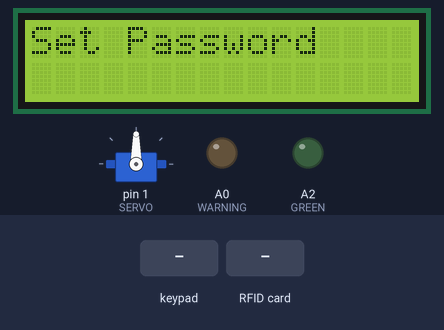
Simulated run of this sketch. Board: Arduino Uno, built with avr-gcc and run on an emulated ATmega328P. Parts: servo, 16×2 character LCD, output pins drawn as LEDs (lit = HIGH). The test bench sets the inputs (shaded band). Pins used as bus, display or sensor lines are not drawn.

Above: at 0.9 s.
1.0 s: keypad keys 9 8 7 6 # pressed 0.4 s apart
At 3.2 s:
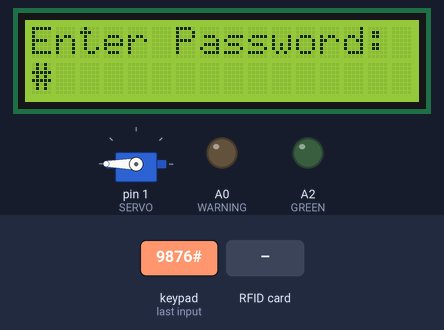
4.5 s: key '*' pressed
At 5.6 s:
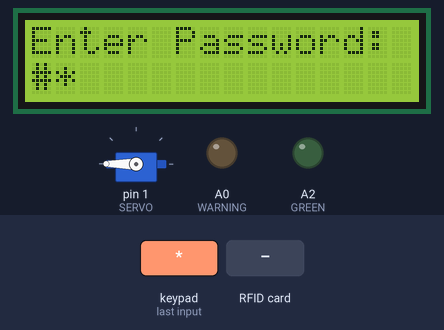
6.0 s: keypad keys 9 8 7 6 * pressed 0.4 s apart
At 7.3 s:
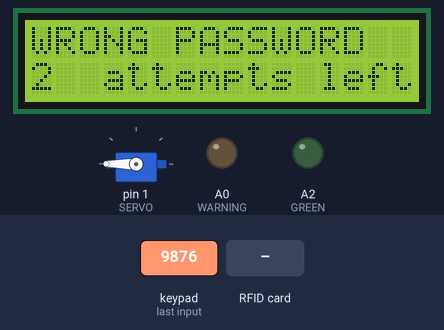
11.0 s: keypad keys 1 2 3 4 # pressed 0.4 s apart
At 11.8 s:
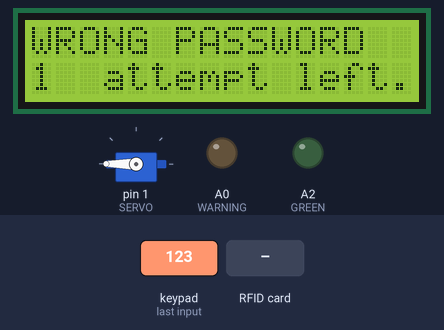
16.0 s: RFID card 5E 7A 19 C4 held to the reader
At 17.0 s:
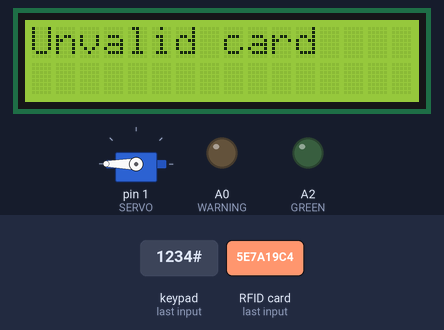
Timing chart, 0 to 20.0 s (numbered marks = the images above; inputs shaded):
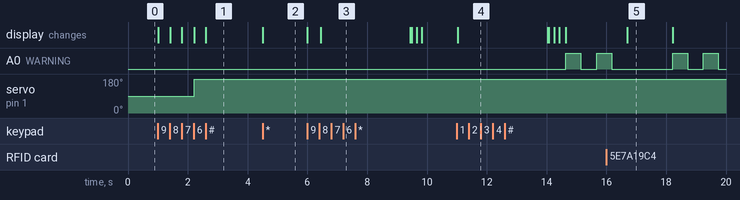

The sketch:

safe_source_code_arduino.ino
```cpp
#include <Keypad.h>             // Used for handling keypad input.
#include <LiquidCrystal_I2C.h>  // Used for interfacing with I2C LCD displays.
#include <Wire.h>               // Necessary for I2C communication.
#include <Servo.h>              // Used for controlling servo motors.
#include <SPI.h>                // Include the SPI library
#include <MFRC522.h>            // Include the MFRC522 RFID library

// Define pin numbers
#define WARNING A0
#define GREEN A2
#define SERVO 1
#define RST_PIN 2
#define SS_PIN 10


// Initialize LCD and RFID
LiquidCrystal_I2C lcd(0x27, 16, 2);
MFRC522 rfid(SS_PIN, RST_PIN);
byte ID[4] = {51,46,65,168};

// Define keypad layout
const byte ROWS = 4;
const byte COLS = 3;
char hexaKeys[ROWS][COLS] = {
  { '1', '2', '3' },
  { '4', '5', '6' },
  { '7', '8', '9' },
  { '*', '0', '#' }
};

// Define keypad pin configuration
byte rowPins[ROWS] = { 9, 8, 7, 6 };
byte colPins[COLS] = { 5, 4, 3 };

// Create Keypad object
Keypad customKeypad = Keypad(makeKeymap(hexaKeys), rowPins, colPins, ROWS, COLS);
int wrong_counter = 0;

//Create password variable
int password = 1234;

// Create Servo object
Servo Servo1;

void setup() {
  pinMode(WARNING, OUTPUT);  // Set the WARNING pin as an output to control the red LED and the buzzer
  pinMode(GREEN, OUTPUT);    // Set the GREEN pin as an output to control the green LED signal
  Servo1.attach(SERVO);      // Start the Servo motor
  lcd.begin();               // Initialize the LCD display
  SPI.begin();               // Initialize the SPI communication. This will be used by the RFID controller
  rfid.PCD_Init();           // Start the RFID module
  set_password();            // The password will be defined by the user. When the safe is powered, it asks for the user to create password
}

void loop() {
  // Move the servo motor to the initial position (180 degrees)
  Servo1.write(180); //180 degrees locks the safe

  // Set the cursor at position (0, 0) on the LCD and print the message
  print("Enter Password:", 0, 0);

  // Check if the entered password is correct
  if (check_password(password)) {
    print("CORRECT PASSWORD", 0, 0);
    print("Lock Opened", 0, 1);

    // Move the servo motor to the unlocked position (90 degrees)
    Servo1.write(90);

    // Reset the wrong password counter
    wrong_counter = 0;

    // Flash the green signal
    digitalWrite(GREEN, HIGH);
    delay(2000);
    digitalWrite(GREEN, LOW);

    // After the safe is opened, the program waits for the user to relock again by pressing #
    while (relock()) {
      print("Safe Locked", 0, 0);

      // Move the servo motor to the locked position (180 degrees)
      Servo1.write(180);

      // Wait for 0.5 seconds
      delay(500);

      // Break out of the loop
      break;
    }
  }

  else
  {
    print("WRONG PASSWORD", 0, 0);

    // Set cursor at (0, 1) and print remaining attempts
    lcd.setCursor(0, 1);
    lcd.print(3 - (++wrong_counter));

    if (3-wrong_counter == 1)
      print("attempt left.", 3, 1);

    else
      print("attempts left.", 3, 1);
  }

  // Check if the maximum wrong attempts (3) have been reached
  if (wrong_counter == 3) {
    print("SAFE LOCKED", 0, 0);

    // Set cursor at (0, 1) and print swipe card message
    print("Swipe Card", 0, 1);

    // Lock the safe until the authorized card gets scanned
    while (1)
    {
      // Flash the red led and the buzzer
      digitalWrite(WARNING, HIGH);
      delay(500);
      digitalWrite(WARNING, LOW);
      delay(500);

      // Check if a card is getting scanned. If not, restart the loop
      if (!rfid.PICC_IsNewCardPresent() || !rfid.PICC_ReadCardSerial())
      {
        continue;
      }

      // Compare the scanned card's UID with the authorized UID number
      if ((rfid.uid.uidByte[0] == ID[0]) && (rfid.uid.uidByte[1] == ID[1]) && (rfid.uid.uidByte[2] == ID[2]) && (rfid.uid.uidByte[3] == ID[3]))
      {
        print("Safe unlocked", 0,0);
        Servo1.write(90); // Unlock the safe

        // Reset the incorrect attempt counter
        wrong_counter = 0;

        delay(100);

        // Wait for the user to press # to lock the safe
        while(!relock())
        {
        // This while loop is to make the program wait until the user presses '#'
        }

        // Lock the safe and print it into display
        Servo1.write(180);
        print("Safe locked", 0,0);
        delay(100);
        break;
      }

      else
      {
        print("Unvalid card", 0,0);
        delay(1500);
        print("Safe locked", 0, 0);
        print("Scan card", 0,1);
      }

      // Stop the communication between the scanner and the card until new card is scanned
      rfid.PICC_HaltA();
    }

  }

  // Wait for 3 seconds before clearing the LCD screen and repeating the loop
  delay(3000);
  lcd.clear();
}

// Function to check password
bool check_password(int password) {
  int input = 0;  // for password input
  input = take_input();

  // Set the LCD cursor for the result display
  lcd.setCursor(0, 1);

  // Check if the entered password matches the expected password
  if (input == password)
    return true;

  else
    return false;
}

// Set the cursor at position (i, j) on the LCD and print the message
void print(char *message, int i, int j) {
  if (i == 0 && j == 0) {
    // Clear the LCD screen if the cursor is at the top left corner
    lcd.clear();
  }

  // Set cursor at (i, j) and print the message
  lcd.setCursor(i, j);
  lcd.print(message);
}

int take_input(){
  // Declare variables for keypad input and password entry
  char customKey; // for store the pressed keypad key.

  int input = 0;  // for password input
  int i = 0;      // for loop counters
  int j = 1000;   // Because the password is a four-digit number
  int temp;       // a temporary variable for digit conversion

  // Loop to read 4 digits of the password
  while (i < 4) {
    // Waits for a key press and assigns the pressed key to customKey.
    customKey = customKeypad.getKey();

    // Check if a key is pressed
    if (customKey) {
      // Set the LCD cursor to display the entered key
      lcd.setCursor(i, 1);
      lcd.print(customKey);

      // Convert char 'customKey' to integer 'input'
      temp = customKey - '0';  // Convert the character to an integer
      temp = temp * j;         // for positioning the digit correctly within the overall number.
      input += temp;           // Adds the calculated temp value to the overall input
      j /= 10;                 // Divides j by 10 to adjust its value for the next digit

      // Increment the digit counter
      i++;
    }
  }
  return(input);
}

void set_password()
{
  print("Set Password", 0, 0);
  password = take_input();
}

bool relock()
{
  lcd.clear();
  print("Press # to lock", 0, 0);
  char customKey;

  do //Program stays in the loop until the user presses #
  {
    customKey = customKeypad.getKey();

    if (customKey)
    {
      if (customKey == '#') //Compare the given input with '#'
        return true;
    }
  } while (customKey != '#');
}
```

Measured:
- after the input at 1.0 s, servo on pin 1 (SERVO): 90° → 180° after 1.2 s; the display: first changes at once (image 1 shows a later state)
- after the input at 4.5 s, the display: changes at once (image 2)
- after the input at 6.0 s, the display: first changes at once (image 3 shows a later state)
- after the input at 11.0 s, A0 (WARNING): LOW → HIGH after 3.6 s, → LOW 0.50 s later, → HIGH 0.53 s later; the display: changes at once (image 4)
- after the input at 16.0 s, the display: changes after 0.69 s (image 5)
- what the display in image 5 shows lasts 1.5 s, from 16.7 s to 18.2 s
